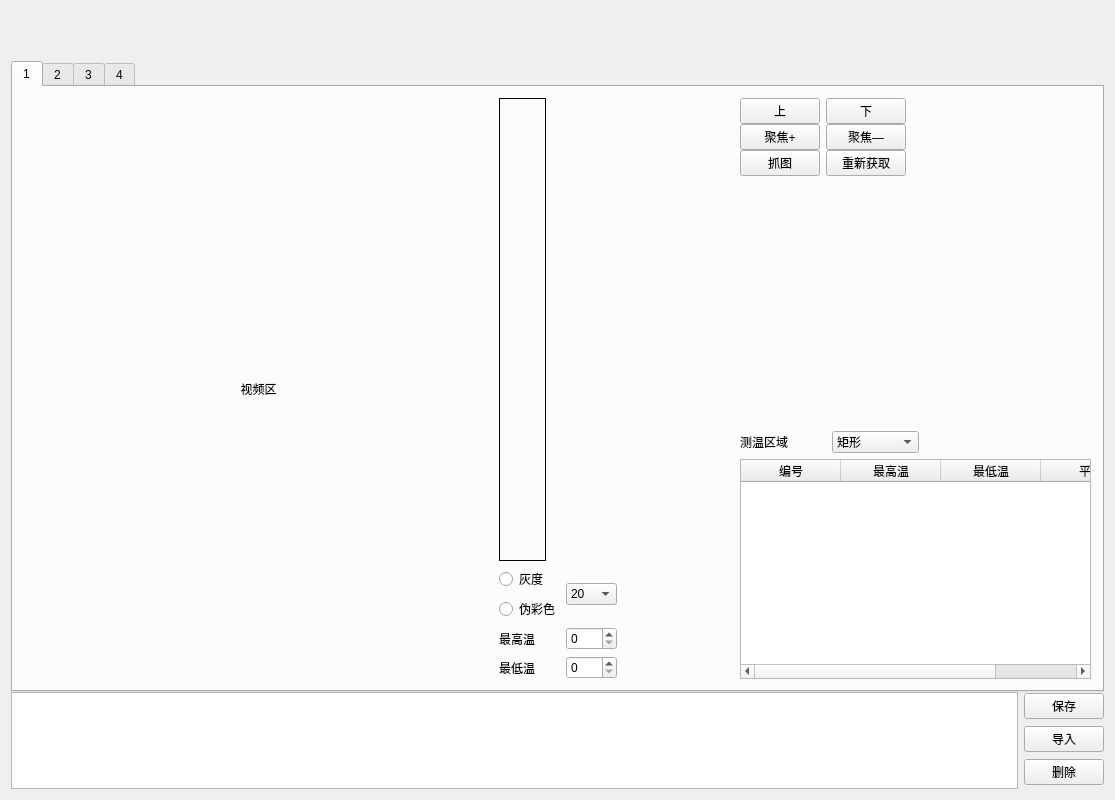
<?xml version="1.0" encoding="UTF-8"?>
<ui version="4.0">
 <class>Widget</class>
 <widget class="QWidget" name="Widget">
  <property name="geometry">
   <rect>
    <x>0</x>
    <y>0</y>
    <width>1115</width>
    <height>800</height>
   </rect>
  </property>
  <property name="windowTitle">
   <string>MTD</string>
  </property>
  <layout class="QVBoxLayout" name="verticalLayout_11">
   <item>
    <layout class="QVBoxLayout" name="verticalLayout_9" stretch="7,1">
     <property name="spacing">
      <number>0</number>
     </property>
     <item>
      <layout class="QVBoxLayout" name="verticalLayout_2" stretch="0,10">
       <property name="spacing">
        <number>0</number>
       </property>
       <item>
        <layout class="QHBoxLayout" name="horizontalLayout_7">
         <property name="spacing">
          <number>60</number>
         </property>
         <item>
          <layout class="QHBoxLayout" name="horizontalLayout_2">
           <item>
            <widget class="UserLabel" name="label_userInfo">
             <property name="sizePolicy">
              <sizepolicy hsizetype="Fixed" vsizetype="Fixed">
               <horstretch>0</horstretch>
               <verstretch>0</verstretch>
              </sizepolicy>
             </property>
             <property name="minimumSize">
              <size>
               <width>50</width>
               <height>50</height>
              </size>
             </property>
             <property name="maximumSize">
              <size>
               <width>50</width>
               <height>50</height>
              </size>
             </property>
             <property name="text">
              <string/>
             </property>
             <property name="textFormat">
              <enum>Qt::AutoText</enum>
             </property>
             <property name="pixmap">
              <pixmap resource="image.qrc">:/images/l5.png</pixmap>
             </property>
             <property name="scaledContents">
              <bool>false</bool>
             </property>
            </widget>
           </item>
           <item>
            <layout class="QVBoxLayout" name="verticalLayout">
             <property name="spacing">
              <number>0</number>
             </property>
             <item>
              <widget class="QLabel" name="label_userInfoID">
               <property name="sizePolicy">
                <sizepolicy hsizetype="Fixed" vsizetype="Fixed">
                 <horstretch>0</horstretch>
                 <verstretch>0</verstretch>
                </sizepolicy>
               </property>
               <property name="minimumSize">
                <size>
                 <width>65</width>
                 <height>20</height>
                </size>
               </property>
               <property name="maximumSize">
                <size>
                 <width>65</width>
                 <height>20</height>
                </size>
               </property>
               <property name="frameShape">
                <enum>QFrame::NoFrame</enum>
               </property>
               <property name="text">
                <string/>
               </property>
              </widget>
             </item>
             <item>
              <widget class="QLabel" name="label_userInfoName">
               <property name="sizePolicy">
                <sizepolicy hsizetype="Fixed" vsizetype="Fixed">
                 <horstretch>0</horstretch>
                 <verstretch>0</verstretch>
                </sizepolicy>
               </property>
               <property name="minimumSize">
                <size>
                 <width>65</width>
                 <height>20</height>
                </size>
               </property>
               <property name="maximumSize">
                <size>
                 <width>65</width>
                 <height>20</height>
                </size>
               </property>
               <property name="frameShape">
                <enum>QFrame::NoFrame</enum>
               </property>
               <property name="text">
                <string/>
               </property>
              </widget>
             </item>
            </layout>
           </item>
          </layout>
         </item>
         <item>
          <layout class="QHBoxLayout" name="horizontalLayout">
           <property name="spacing">
            <number>0</number>
           </property>
           <item>
            <widget class="PixLabel" name="label_operate" native="true">
             <property name="sizePolicy">
              <sizepolicy hsizetype="Expanding" vsizetype="Expanding">
               <horstretch>0</horstretch>
               <verstretch>0</verstretch>
              </sizepolicy>
             </property>
             <property name="text" stdset="0">
              <string>TextLabel</string>
             </property>
            </widget>
           </item>
           <item>
            <widget class="PixLabel" name="label_analyze" native="true">
             <property name="sizePolicy">
              <sizepolicy hsizetype="Expanding" vsizetype="Expanding">
               <horstretch>0</horstretch>
               <verstretch>0</verstretch>
              </sizepolicy>
             </property>
             <property name="text" stdset="0">
              <string>TextLabel</string>
             </property>
            </widget>
           </item>
           <item>
            <widget class="PixLabel" name="label_dataBase" native="true">
             <property name="sizePolicy">
              <sizepolicy hsizetype="Expanding" vsizetype="Expanding">
               <horstretch>0</horstretch>
               <verstretch>0</verstretch>
              </sizepolicy>
             </property>
             <property name="text" stdset="0">
              <string>TextLabel</string>
             </property>
            </widget>
           </item>
           <item>
            <widget class="PixLabel" name="label_report" native="true">
             <property name="sizePolicy">
              <sizepolicy hsizetype="Expanding" vsizetype="Expanding">
               <horstretch>0</horstretch>
               <verstretch>0</verstretch>
              </sizepolicy>
             </property>
             <property name="text" stdset="0">
              <string>TextLabel</string>
             </property>
            </widget>
           </item>
          </layout>
         </item>
        </layout>
       </item>
       <item>
        <widget class="QTabWidget" name="tabWidget">
         <property name="currentIndex">
          <number>0</number>
         </property>
         <widget class="QWidget" name="tab">
          <attribute name="title">
           <string>1</string>
          </attribute>
          <layout class="QHBoxLayout" name="horizontalLayout_5" stretch="4,1,1,3">
           <item>
            <widget class="QLabel" name="label_video">
             <property name="sizePolicy">
              <sizepolicy hsizetype="Ignored" vsizetype="Ignored">
               <horstretch>0</horstretch>
               <verstretch>0</verstretch>
              </sizepolicy>
             </property>
             <property name="frameShape">
              <enum>QFrame::NoFrame</enum>
             </property>
             <property name="text">
              <string>视频区</string>
             </property>
             <property name="alignment">
              <set>Qt::AlignCenter</set>
             </property>
            </widget>
           </item>
           <item>
            <layout class="QVBoxLayout" name="verticalLayout_14" stretch="30,1">
             <item>
              <layout class="QHBoxLayout" name="horizontalLayout_4" stretch="2,3">
               <item>
                <widget class="QLabel" name="label_coloredTape">
                 <property name="frameShape">
                  <enum>QFrame::Box</enum>
                 </property>
                 <property name="text">
                  <string/>
                 </property>
                </widget>
               </item>
               <item>
                <spacer name="horizontalSpacer_2">
                 <property name="orientation">
                  <enum>Qt::Horizontal</enum>
                 </property>
                 <property name="sizeHint" stdset="0">
                  <size>
                   <width>40</width>
                   <height>20</height>
                  </size>
                 </property>
                </spacer>
               </item>
              </layout>
             </item>
             <item>
              <layout class="QGridLayout" name="gridLayout_3">
               <item row="0" column="0">
                <widget class="QRadioButton" name="radioButton_GrayScale">
                 <property name="text">
                  <string>灰度</string>
                 </property>
                </widget>
               </item>
               <item row="0" column="1" rowspan="2">
                <widget class="QComboBox" name="comboBox_PseudoColorSelector">
                 <item>
                  <property name="text">
                   <string>20</string>
                  </property>
                 </item>
                 <item>
                  <property name="text">
                   <string>40</string>
                  </property>
                 </item>
                 <item>
                  <property name="text">
                   <string>80</string>
                  </property>
                 </item>
                 <item>
                  <property name="text">
                   <string>160</string>
                  </property>
                 </item>
                </widget>
               </item>
               <item row="1" column="0">
                <widget class="QRadioButton" name="radioButton_PseudoColor">
                 <property name="text">
                  <string>伪彩色</string>
                 </property>
                </widget>
               </item>
               <item row="2" column="0">
                <widget class="QLabel" name="label_MaxTmpTip">
                 <property name="text">
                  <string>最高温</string>
                 </property>
                </widget>
               </item>
               <item row="2" column="1">
                <widget class="QSpinBox" name="spinBox_MaxTmp"/>
               </item>
               <item row="3" column="0">
                <widget class="QLabel" name="label_MinTmpTip">
                 <property name="text">
                  <string>最低温</string>
                 </property>
                </widget>
               </item>
               <item row="3" column="1">
                <widget class="QSpinBox" name="spinBox_MinTmp"/>
               </item>
              </layout>
             </item>
            </layout>
           </item>
           <item>
            <spacer name="horizontalSpacer_3">
             <property name="orientation">
              <enum>Qt::Horizontal</enum>
             </property>
             <property name="sizeHint" stdset="0">
              <size>
               <width>114</width>
               <height>20</height>
              </size>
             </property>
            </spacer>
           </item>
           <item>
            <layout class="QVBoxLayout" name="verticalLayout_13">
             <item>
              <layout class="QGridLayout" name="gridLayout">
               <property name="horizontalSpacing">
                <number>6</number>
               </property>
               <property name="verticalSpacing">
                <number>0</number>
               </property>
               <item row="0" column="1">
                <widget class="QPushButton" name="pushButton_down">
                 <property name="sizePolicy">
                  <sizepolicy hsizetype="Preferred" vsizetype="Preferred">
                   <horstretch>0</horstretch>
                   <verstretch>0</verstretch>
                  </sizepolicy>
                 </property>
                 <property name="text">
                  <string>下</string>
                 </property>
                </widget>
               </item>
               <item row="1" column="1">
                <widget class="QPushButton" name="pushButton_focus_minus">
                 <property name="sizePolicy">
                  <sizepolicy hsizetype="Preferred" vsizetype="Preferred">
                   <horstretch>0</horstretch>
                   <verstretch>0</verstretch>
                  </sizepolicy>
                 </property>
                 <property name="text">
                  <string>聚焦—</string>
                 </property>
                </widget>
               </item>
               <item row="2" column="0">
                <widget class="QPushButton" name="pushButton_capture">
                 <property name="sizePolicy">
                  <sizepolicy hsizetype="Preferred" vsizetype="Preferred">
                   <horstretch>0</horstretch>
                   <verstretch>0</verstretch>
                  </sizepolicy>
                 </property>
                 <property name="text">
                  <string>抓图</string>
                 </property>
                </widget>
               </item>
               <item row="1" column="0">
                <widget class="QPushButton" name="pushButton_focus_plus">
                 <property name="sizePolicy">
                  <sizepolicy hsizetype="Preferred" vsizetype="Preferred">
                   <horstretch>0</horstretch>
                   <verstretch>0</verstretch>
                  </sizepolicy>
                 </property>
                 <property name="text">
                  <string>聚焦+</string>
                 </property>
                </widget>
               </item>
               <item row="0" column="0">
                <widget class="QPushButton" name="pushButton_up">
                 <property name="sizePolicy">
                  <sizepolicy hsizetype="Preferred" vsizetype="Preferred">
                   <horstretch>0</horstretch>
                   <verstretch>0</verstretch>
                  </sizepolicy>
                 </property>
                 <property name="text">
                  <string>上</string>
                 </property>
                </widget>
               </item>
               <item row="2" column="1">
                <widget class="QPushButton" name="pushButton_captureAgain">
                 <property name="sizePolicy">
                  <sizepolicy hsizetype="Preferred" vsizetype="Preferred">
                   <horstretch>0</horstretch>
                   <verstretch>0</verstretch>
                  </sizepolicy>
                 </property>
                 <property name="text">
                  <string>重新获取</string>
                 </property>
                </widget>
               </item>
               <item row="1" column="2">
                <spacer name="horizontalSpacer_4">
                 <property name="orientation">
                  <enum>Qt::Horizontal</enum>
                 </property>
                 <property name="sizeHint" stdset="0">
                  <size>
                   <width>32</width>
                   <height>20</height>
                  </size>
                 </property>
                </spacer>
               </item>
              </layout>
             </item>
             <item>
              <spacer name="verticalSpacer">
               <property name="orientation">
                <enum>Qt::Vertical</enum>
               </property>
               <property name="sizeHint" stdset="0">
                <size>
                 <width>20</width>
                 <height>40</height>
                </size>
               </property>
              </spacer>
             </item>
             <item>
              <layout class="QVBoxLayout" name="verticalLayout_12">
               <item>
                <layout class="QHBoxLayout" name="horizontalLayout_3" stretch="1,1,2">
                 <item>
                  <widget class="QLabel" name="label_ChooseCaptureAreaTip">
                   <property name="text">
                    <string>测温区域</string>
                   </property>
                  </widget>
                 </item>
                 <item>
                  <widget class="QComboBox" name="comboBox_ChooseCaptureArea">
                   <item>
                    <property name="text">
                     <string>矩形</string>
                    </property>
                   </item>
                   <item>
                    <property name="text">
                     <string>圆形</string>
                    </property>
                   </item>
                   <item>
                    <property name="text">
                     <string>多边形</string>
                    </property>
                   </item>
                  </widget>
                 </item>
                 <item>
                  <spacer name="horizontalSpacer">
                   <property name="orientation">
                    <enum>Qt::Horizontal</enum>
                   </property>
                   <property name="sizeHint" stdset="0">
                    <size>
                     <width>40</width>
                     <height>20</height>
                    </size>
                   </property>
                  </spacer>
                 </item>
                </layout>
               </item>
               <item>
                <widget class="QTableWidget" name="tableWidget_TemperatureMessure">
                 <column>
                  <property name="text">
                   <string>编号</string>
                  </property>
                 </column>
                 <column>
                  <property name="text">
                   <string>最高温</string>
                  </property>
                 </column>
                 <column>
                  <property name="text">
                   <string>最低温</string>
                  </property>
                 </column>
                 <column>
                  <property name="text">
                   <string>平均</string>
                  </property>
                 </column>
                </widget>
               </item>
              </layout>
             </item>
            </layout>
           </item>
          </layout>
          <zorder>label_video</zorder>
          <zorder>horizontalSpacer_3</zorder>
         </widget>
         <widget class="QWidget" name="tab_2">
          <attribute name="title">
           <string>2</string>
          </attribute>
          <layout class="QVBoxLayout" name="verticalLayout_4">
           <item>
            <layout class="QHBoxLayout" name="horizontalLayout_6" stretch="2,1">
             <property name="spacing">
              <number>50</number>
             </property>
             <item>
              <widget class="SplitScreenLabelWidget" name="label_analysisPicture" native="true"/>
             </item>
             <item>
              <layout class="QVBoxLayout" name="verticalLayout_3">
               <property name="spacing">
                <number>5</number>
               </property>
               <item>
                <widget class="QLabel" name="label_printScreen">
                 <property name="frameShape">
                  <enum>QFrame::NoFrame</enum>
                 </property>
                 <property name="text">
                  <string/>
                 </property>
                </widget>
               </item>
               <item>
                <layout class="QGridLayout" name="gridLayout_2">
                 <property name="horizontalSpacing">
                  <number>0</number>
                 </property>
                 <property name="verticalSpacing">
                  <number>6</number>
                 </property>
                 <item row="0" column="0">
                  <widget class="QPushButton" name="pushButton_splitScreen_1">
                   <property name="sizePolicy">
                    <sizepolicy hsizetype="Fixed" vsizetype="Fixed">
                     <horstretch>0</horstretch>
                     <verstretch>0</verstretch>
                    </sizepolicy>
                   </property>
                   <property name="minimumSize">
                    <size>
                     <width>0</width>
                     <height>30</height>
                    </size>
                   </property>
                   <property name="text">
                    <string>1</string>
                   </property>
                  </widget>
                 </item>
                 <item row="0" column="1">
                  <widget class="QPushButton" name="pushButton_splitScreen_2">
                   <property name="sizePolicy">
                    <sizepolicy hsizetype="Fixed" vsizetype="Fixed">
                     <horstretch>0</horstretch>
                     <verstretch>0</verstretch>
                    </sizepolicy>
                   </property>
                   <property name="minimumSize">
                    <size>
                     <width>0</width>
                     <height>30</height>
                    </size>
                   </property>
                   <property name="text">
                    <string>2</string>
                   </property>
                  </widget>
                 </item>
                 <item row="1" column="1">
                  <widget class="QComboBox" name="comboBox_printScreenForm">
                   <property name="sizePolicy">
                    <sizepolicy hsizetype="Fixed" vsizetype="Fixed">
                     <horstretch>0</horstretch>
                     <verstretch>0</verstretch>
                    </sizepolicy>
                   </property>
                   <property name="minimumSize">
                    <size>
                     <width>75</width>
                     <height>30</height>
                    </size>
                   </property>
                   <property name="maximumSize">
                    <size>
                     <width>16777215</width>
                     <height>30</height>
                    </size>
                   </property>
                  </widget>
                 </item>
                 <item row="2" column="0">
                  <widget class="QPushButton" name="pushButton_maniTool">
                   <property name="sizePolicy">
                    <sizepolicy hsizetype="Fixed" vsizetype="Fixed">
                     <horstretch>0</horstretch>
                     <verstretch>0</verstretch>
                    </sizepolicy>
                   </property>
                   <property name="minimumSize">
                    <size>
                     <width>0</width>
                     <height>30</height>
                    </size>
                   </property>
                   <property name="text">
                    <string>图象处理</string>
                   </property>
                  </widget>
                 </item>
                 <item row="2" column="1">
                  <widget class="QPushButton" name="pushButton_pictureReset">
                   <property name="sizePolicy">
                    <sizepolicy hsizetype="Fixed" vsizetype="Fixed">
                     <horstretch>0</horstretch>
                     <verstretch>0</verstretch>
                    </sizepolicy>
                   </property>
                   <property name="minimumSize">
                    <size>
                     <width>0</width>
                     <height>30</height>
                    </size>
                   </property>
                   <property name="text">
                    <string>图象重置</string>
                   </property>
                  </widget>
                 </item>
                 <item row="1" column="0">
                  <widget class="QPushButton" name="pushButton_splitScreen_4">
                   <property name="sizePolicy">
                    <sizepolicy hsizetype="Fixed" vsizetype="Fixed">
                     <horstretch>0</horstretch>
                     <verstretch>0</verstretch>
                    </sizepolicy>
                   </property>
                   <property name="minimumSize">
                    <size>
                     <width>0</width>
                     <height>30</height>
                    </size>
                   </property>
                   <property name="text">
                    <string>4</string>
                   </property>
                  </widget>
                 </item>
                </layout>
               </item>
               <item>
                <widget class="QLabel" name="label_6">
                 <property name="frameShape">
                  <enum>QFrame::Box</enum>
                 </property>
                 <property name="text">
                  <string>用于显示温度</string>
                 </property>
                </widget>
               </item>
              </layout>
             </item>
            </layout>
           </item>
          </layout>
         </widget>
         <widget class="QWidget" name="tab_3">
          <attribute name="title">
           <string>3</string>
          </attribute>
          <layout class="QVBoxLayout" name="verticalLayout_10">
           <item>
            <layout class="QHBoxLayout" name="horizontalLayout_11" stretch="1,5">
             <item>
              <widget class="scrollImageWidget" name="listWidget_dataBasePicture"/>
             </item>
             <item>
              <layout class="QVBoxLayout" name="verticalLayout_8" stretch="0,0">
               <item>
                <layout class="QHBoxLayout" name="horizontalLayout_9" stretch="3,1">
                 <item>
                  <layout class="QHBoxLayout" name="horizontalLayout_8" stretch="6,1">
                   <property name="spacing">
                    <number>6</number>
                   </property>
                   <item>
                    <widget class="QTableWidget" name="tableWidget_case"/>
                   </item>
                   <item>
                    <layout class="QVBoxLayout" name="verticalLayout_6" stretch="0,0,0,0">
                     <item>
                      <widget class="QLineEdit" name="lineEdit_search">
                       <property name="sizePolicy">
                        <sizepolicy hsizetype="Fixed" vsizetype="Fixed">
                         <horstretch>0</horstretch>
                         <verstretch>0</verstretch>
                        </sizepolicy>
                       </property>
                      </widget>
                     </item>
                     <item>
                      <widget class="QPushButton" name="pushButton_search">
                       <property name="sizePolicy">
                        <sizepolicy hsizetype="Minimum" vsizetype="Fixed">
                         <horstretch>0</horstretch>
                         <verstretch>0</verstretch>
                        </sizepolicy>
                       </property>
                       <property name="minimumSize">
                        <size>
                         <width>0</width>
                         <height>0</height>
                        </size>
                       </property>
                       <property name="maximumSize">
                        <size>
                         <width>16777215</width>
                         <height>16777215</height>
                        </size>
                       </property>
                       <property name="text">
                        <string>搜索</string>
                       </property>
                      </widget>
                     </item>
                     <item>
                      <widget class="QPushButton" name="pushButton_modifyCase">
                       <property name="sizePolicy">
                        <sizepolicy hsizetype="Minimum" vsizetype="Fixed">
                         <horstretch>0</horstretch>
                         <verstretch>0</verstretch>
                        </sizepolicy>
                       </property>
                       <property name="minimumSize">
                        <size>
                         <width>0</width>
                         <height>0</height>
                        </size>
                       </property>
                       <property name="maximumSize">
                        <size>
                         <width>16777215</width>
                         <height>16777215</height>
                        </size>
                       </property>
                       <property name="text">
                        <string>修改病例</string>
                       </property>
                      </widget>
                     </item>
                     <item>
                      <widget class="QPushButton" name="pushButton_deleteCase">
                       <property name="sizePolicy">
                        <sizepolicy hsizetype="Minimum" vsizetype="Fixed">
                         <horstretch>0</horstretch>
                         <verstretch>0</verstretch>
                        </sizepolicy>
                       </property>
                       <property name="minimumSize">
                        <size>
                         <width>0</width>
                         <height>0</height>
                        </size>
                       </property>
                       <property name="maximumSize">
                        <size>
                         <width>16777215</width>
                         <height>16777215</height>
                        </size>
                       </property>
                       <property name="text">
                        <string>删除病例</string>
                       </property>
                      </widget>
                     </item>
                    </layout>
                   </item>
                  </layout>
                 </item>
                 <item>
                  <widget class="QLabel" name="label">
                   <property name="frameShape">
                    <enum>QFrame::NoFrame</enum>
                   </property>
                   <property name="text">
                    <string/>
                   </property>
                  </widget>
                 </item>
                </layout>
               </item>
               <item>
                <layout class="QHBoxLayout" name="horizontalLayout_10">
                 <item>
                  <widget class="QTableWidget" name="tableWidget_diagnose"/>
                 </item>
                 <item>
                  <layout class="QVBoxLayout" name="verticalLayout_7">
                   <item>
                    <widget class="QPushButton" name="pushButton_modifyDiagnose">
                     <property name="text">
                      <string>修改诊断</string>
                     </property>
                    </widget>
                   </item>
                   <item>
                    <widget class="QPushButton" name="pushButton_deleteDiagnose">
                     <property name="text">
                      <string>删除诊断</string>
                     </property>
                    </widget>
                   </item>
                   <item>
                    <widget class="QPushButton" name="pushButton_4">
                     <property name="text">
                      <string>删除图片</string>
                     </property>
                    </widget>
                   </item>
                  </layout>
                 </item>
                </layout>
               </item>
              </layout>
             </item>
            </layout>
           </item>
          </layout>
         </widget>
         <widget class="QWidget" name="tab_4">
          <attribute name="title">
           <string>4</string>
          </attribute>
         </widget>
        </widget>
       </item>
      </layout>
     </item>
     <item>
      <layout class="QHBoxLayout" name="horizontalLayout_12">
       <item>
        <widget class="scrollImageWidget" name="listWidget"/>
       </item>
       <item>
        <layout class="QVBoxLayout" name="verticalLayout_5">
         <item>
          <widget class="QPushButton" name="pushButton_PictureToDataBase">
           <property name="text">
            <string>保存</string>
           </property>
          </widget>
         </item>
         <item>
          <widget class="QPushButton" name="pushButton_10">
           <property name="text">
            <string>导入</string>
           </property>
          </widget>
         </item>
         <item>
          <widget class="QPushButton" name="pushButton_deleteScrollImage">
           <property name="text">
            <string>删除</string>
           </property>
          </widget>
         </item>
        </layout>
       </item>
      </layout>
     </item>
    </layout>
   </item>
  </layout>
 </widget>
 <layoutdefault spacing="6" margin="11"/>
 <customwidgets>
  <customwidget>
   <class>UserLabel</class>
   <extends>QLabel</extends>
   <header>splitscreenlabelwidget.h</header>
  </customwidget>
  <customwidget>
   <class>PixLabel</class>
   <extends>QWidget</extends>
   <header>pixlabelwidget.h</header>
   <container>1</container>
  </customwidget>
  <customwidget>
   <class>SplitScreenLabelWidget</class>
   <extends>QWidget</extends>
   <header>splitscreenlabelwidget.h</header>
   <container>1</container>
  </customwidget>
  <customwidget>
   <class>scrollImageWidget</class>
   <extends>QTableWidget</extends>
   <header>scrollimagewidget.h</header>
  </customwidget>
 </customwidgets>
 <resources>
  <include location="image.qrc"/>
 </resources>
 <connections/>
</ui>
